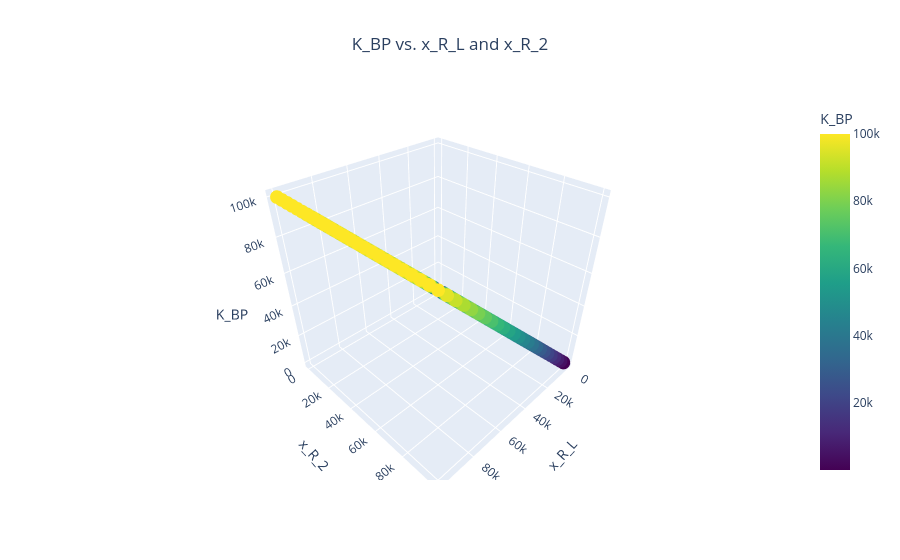

Write notebook code for a chart like this one.
### Code cell
analysis.plot_3d_scatter(design_var1="x_R_L", design_var2="x_R_2", metric_name="K_BP")

### Figure 1 — Plotly figure (JSON) as saved in the notebook; plotly's stock layout.template omitted (floating-point values rounded to 4 significant figures; data arrays with more than 128 entries replaced by an {"elided": "..."} marker saying what was removed)
{"data": [{"customdata": {"elided": "625x6 float values"}, "hovertemplate": "x_R_L=%{x}<br>x_R_2=%{y}<br>K_BP=%{marker.color}<br>x_g_m=%{customdata[0]}<br>x_C_1=%{customdata[1]}<br>x_L_1=%{customdata[2]}<br>Q=%{customdata[3]}<br>wo=%{customdata[4]}<br>bandwidth=%{customdata[5]}<extra></extra>", "legendgroup": "", "marker": {"color": {"elided": "625 float values"}, "coloraxis": "coloraxis", "symbol": "circle"}, "mode": "markers", "name": "", "scene": "scene", "showlegend": false, "type": "scatter3d", "x": {"elided": "625 float values"}, "y": {"elided": "625 float values"}, "z": {"elided": "625 float values"}}], "layout": {"coloraxis": {"colorbar": {"title": {"text": "K_BP"}}, "colorscale": [[0, "#440154"], [0.1111, "#482878"], [0.2222, "#3e4989"], [0.3333, "#31688e"], [0.4444, "#26828e"], [0.5556, "#1f9e89"], [0.6667, "#35b779"], [0.7778, "#6ece58"], [0.8889, "#b5de2b"], [1, "#fde725"]]}, "legend": {"tracegroupgap": 0}, "scene": {"domain": {"x": [0, 1], "y": [0, 1]}, "xaxis": {"title": {"text": "x_R_L"}}, "yaxis": {"title": {"text": "x_R_2"}}, "zaxis": {"title": {"text": "K_BP"}}}, "title": {"text": "K_BP vs. x_R_L and x_R_2", "x": 0.5}}}
